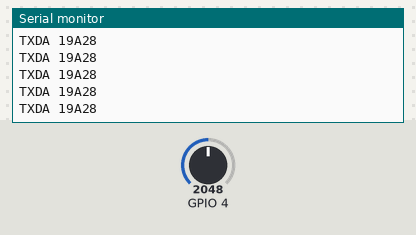
Recording of a sketch running on a simulated ESP32. On the bench: the last lines printed to the serial monitor. Inputs (shaded band) come from the test bench; at power-on: GPIO 4 = 2048.

Above: at 1.2 s.
1.3 s: GPIO 4 set to 2866
At 1.31 s:
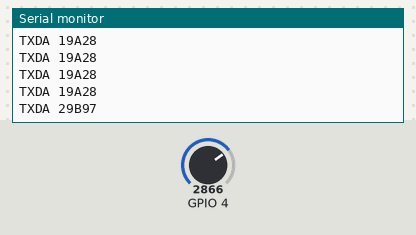
3.2 s: GPIO 4 set to 3603
At 3.21 s:
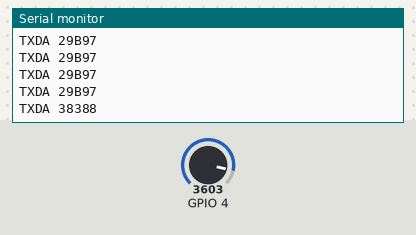
5.1 s: GPIO 4 set to 4095
At 5.12 s:
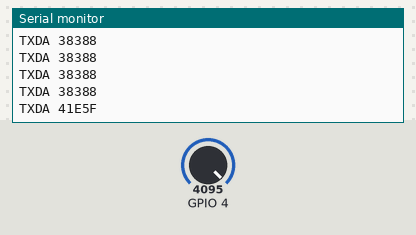
7.0 s: GPIO 4 set to 2047
At 7.02 s:
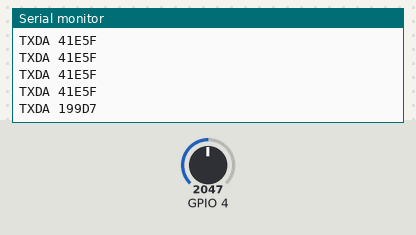
8.9 s: GPIO 4 set to 491
At 8.92 s:
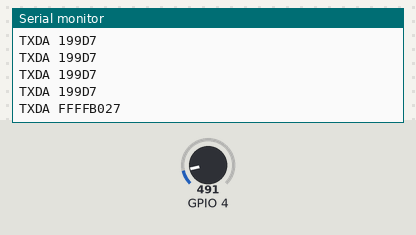
10.8 s: GPIO 4 set to 0
At 10.83 s:
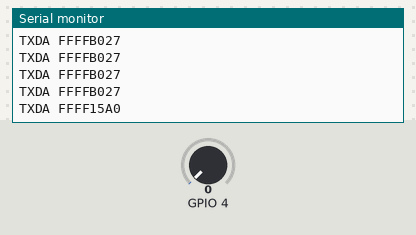

The sketch:

slave.ino
```cpp
//  ↑

/* Required: arduino-esp32
 * pinout:
 *   ESP32 GPIO4 -             LM61ciz center
 *   ESP32 3.3V  - IM920c Vcc, LM61ciz Vcc
 *   ESP32 GND   - IM920c GND, LM61ciz GND
 */

void setup() {
  Serial.begin(19200);
}

void loop() {
  delay(100);
  float voltage = analogRead(4) * 3.3f / 4096.0f;
  float temprature = (voltage - 0.6) * 100.0f;
  Serial.print("TXDA ");
  // encoding
  int digitTemp = temprature * 1000;
  Serial.println(digitTemp, HEX);
}
```

Measured:
- after the input at 1.3 s, the serial monitor: prints a new line at once (image 1)
- after the input at 3.2 s, the serial monitor: prints a new line at once (image 2)
- after the input at 5.1 s, the serial monitor: prints a new line at once (image 3)
- after the input at 7.0 s, the serial monitor: prints a new line at once (image 4)
- after the input at 8.9 s, the serial monitor: prints a new line at once (image 5)
- after the input at 10.8 s, the serial monitor: prints a new line at once (image 6)
